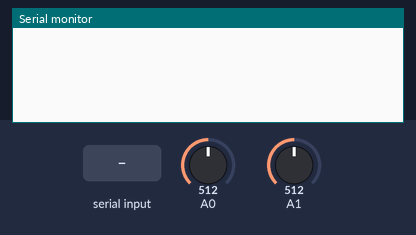
This sketch was run on a simulated Arduino Uno, built with avr-gcc and run on an emulated ATmega328P. Shown: the last lines printed to the serial monitor. Inputs (shaded band) come from the test bench; at power-on: A0 = 512, A1 = 512.

Above: at 1.2 s.
1.3 s: "1" received over Serial
At 3.5 s:
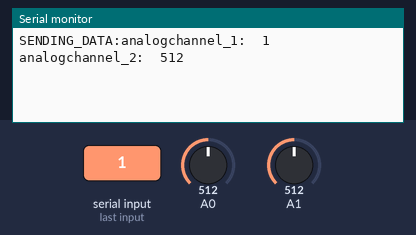
3.8 s: "0" received over Serial
At 5.6 s:
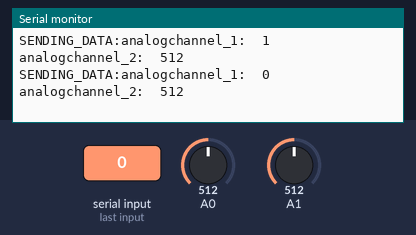

The sketch:

sketch_nov14a.ino
```cpp
int data=0;
int data1=0;
void setup()
{
  Serial.begin(115200);
  pinMode(A0,INPUT);
  pinMode(A1,INPUT);
}

void loop()
{
  data=analogRead(A0);
  data1=analogRead(A1);
  if(Serial.available()>0)
  {
    String data=Serial.readString();
    Serial.print("SENDING_DATA:");
    Serial.print("analogchannel_1:  ");
    Serial.println(data);
    Serial.print("analogchannel_2:  ");
    Serial.println(data1);
  }

}
```

Measured:
- after the input at 1.3 s, the serial monitor: prints a new line after 1.0 s (image 1)
- after the input at 3.8 s, the serial monitor: prints a new line after 1.0 s (image 2)
